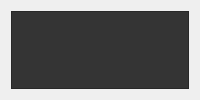
         <widget class="QWidget" name="kullaniciGirisPage">
          <layout class="QHBoxLayout" name="horizontalLayout_11">
           <item>
            <widget class="QFrame" name="arkaPlanFrame">
             <property name="styleSheet">
              <string notr="true">background-color: rgb(52, 52, 52);
image: url(:/resimler/SOZtransparan.png);</string>
             </property>
             <property name="frameShape">
              <enum>QFrame::StyledPanel</enum>
             </property>
             <property name="frameShadow">
              <enum>QFrame::Raised</enum>
             </property>
             <widget class="QLineEdit" name="KullaniciALineEdit">
              <property name="geometry">
               <rect>
                <x>670</x>
                <y>320</y>
                <width>174</width>
                <height>26</height>
               </rect>
              </property>
              <property name="maximumSize">
               <size>
                <width>200</width>
                <height>40</height>
               </size>
              </property>
              <property name="font">
               <font>
                <pointsize>15</pointsize>
               </font>
              </property>
              <property name="styleSheet">
               <string notr="true">background-color: rgb(186, 189, 182);
border-radius:12px;
color: rgb(0, 0, 0);</string>
              </property>
              <property name="text">
               <string/>
              </property>
             </widget>
             <widget class="QLabel" name="kullaniciPLabel">
              <property name="geometry">
               <rect>
                <x>290</x>
                <y>320</y>
                <width>74</width>
                <height>29</height>
               </rect>
              </property>
              <property name="font">
               <font>
                <pointsize>18</pointsize>
               </font>
              </property>
              <property name="styleSheet">
               <string notr="true">image: None;
background-color:None;</string>
              </property>
              <property name="text">
               <string>Parola:</string>
              </property>
             </widget>
             <widget class="QLineEdit" name="KullaniciPLineEdit">
              <property name="geometry">
               <rect>
                <x>670</x>
                <y>170</y>
                <width>174</width>
                <height>26</height>
               </rect>
              </property>
              <property name="maximumSize">
               <size>
                <width>200</width>
                <height>40</height>
               </size>
              </property>
              <property name="font">
               <font>
                <pointsize>15</pointsize>
               </font>
              </property>
              <property name="styleSheet">
               <string notr="true">color: rgb(0, 0, 0);
background-color: rgb(186, 189, 182);
border-radius:12px;</string>
              </property>
              <property name="text">
               <string/>
              </property>
             </widget>
             <widget class="QLabel" name="KullaniciALabel">
              <property name="geometry">
               <rect>
                <x>270</x>
                <y>170</y>
                <width>132</width>
                <height>29</height>
               </rect>
              </property>
              <property name="font">
               <font>
                <pointsize>18</pointsize>
               </font>
              </property>
              <property name="styleSheet">
               <string notr="true">background-color:None;
image:None;</string>
              </property>
              <property name="text">
               <string>Kullanıcı Adı:</string>
              </property>
             </widget>
            </widget>
           </item>
          </layout>
         </widget>
